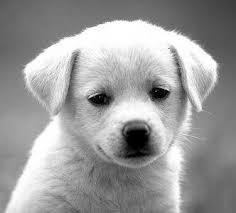
#> input picture image/test8.jpg, 236 x 213 px
$ python muti_eigenvector_image_segmentation.py   (older library calls are emulated)
#> lines starting #> are read from the running program, lines starting #| are printed output that depends on the picture; long printed decimals are rounded
from mpl_toolkits.mplot3d import Axes3D
from copy import deepcopy
from numpy import linalg as LA
import numpy as np
import numpy
from collections import Counter
import matplotlib.pyplot as plt
from PIL import Image
from matplotlib import cm

import scipy.misc
from scipy import misc
from scipy.sparse.linalg import eigsh
from scipy.sparse import csr_matrix
from scipy.sparse import csc_matrix
from scipy.sparse import lil_matrix
from scipy.sparse import identity
from scipy.sparse.linalg import inv
from scipy.sparse.linalg import spsolve
import time
from itertools import chain

import matplotlib
import matplotlib.pyplot as plt

# [49 lines left out: functions grayImagePlot, grayImageInit, not called in this run]

def nystrom(eigenVectorIndex):
    # gray image pixels matrix generate
    row = 100
    col = 100
    length = row * col
    # a = 0.8 * 1000
    # b = 0.1 # a,b is weight
    a = 1
    b = 0 # a,b is weight
    image = Image.open('image/test8.jpg')
#> image is the input picture: PIL image 236x213 RGB; min 0, max 255, mean 155.7
    image = image.resize((row, col), Image.ANTIALIAS) # row, col means resize
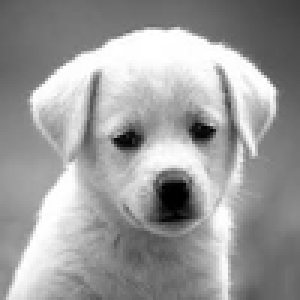
#> image: PIL image 100x100 RGB (shown 3 times larger); min 0, max 255, mean 155.7
    image.save('image/resize.jpg', optimiza=True, quality=95)
    # get image, and convert RGB to GRAY value by mode='L'
    grayMatrix = scipy.misc.imread('image/resize.jpg', flatten=False, mode='L')
#> grayMatrix: shape (100, 100); min 0, max 255, mean 155.7

    reshapeMatrix = np.reshape(grayMatrix, row*col)
#> reshapeMatrix = 10000 values, max 255 at index 1049, min 0 at index 6159, mean 155.7
    # generate A, B matrix, and compute eigenvectors by nystrom
    A = []
    B = []
    m = int(0.01 * row * col) # A is m*m size

    # k means random number between 0 and length-m
    # k = int(length-m)
    k = 5000

    # generate A matrix
    for i in range(k,k+m):
        for j in range(k, k+m):
            # left = a * (int(reshapeMatrix[i]) - int(reshapeMatrix[j]))**2
            left = a * abs(reshapeMatrix[i] - reshapeMatrix[j])
            right = b * ((np.floor_divide(i, col) - np.floor_divide(j, col)) ** 2 + (np.mod(i, col) - np.mod(j, col)) ** 2)
            distance = np.sqrt(left + right)
            A.append(distance)
#> after the loop, A = 10000 values, max 15.97 at index 2, min 0 at index 0, mean 10.13
    A = np.reshape(A, (m, m))
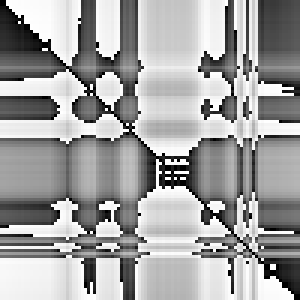
#> A: shape (100, 100) float64 (shown 3 times larger); min 0, max 15.97, mean 10.13; drawn with min black and max white
    # generate B matrix
    for i in range(k, k+m):
        for j in chain(range(k), range(k+m, length)):
            # left = a * (int(reshapeMatrix[i]) - int(reshapeMatrix[j]))**2
            left = a * (reshapeMatrix[i] - reshapeMatrix[j])
            right = b * ((np.floor_divide(i, col) - np.floor_divide(j, col)) ** 2 + (np.mod(i, col) - np.mod(j, col)) ** 2)
            distance = np.sqrt(left + right)
            B.append(distance)
#> after the loop, B = 990000 items
    B = np.reshape(B, (m, length-m))
    # generate leading eigenvector
    # A_square_inv = np.sqrt(np.linalg.pinv(A))
    A_square_inv = np.linalg.pinv(np.sqrt(A))
    S = A + A_square_inv.dot(B).dot(B.T).dot(A_square_inv)
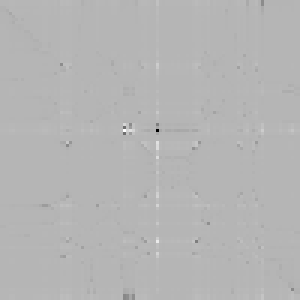
#> S: shape (100, 100) float64 (shown 3 times larger); min -9744.6, max 3968.9, mean 22.2; drawn with min black and max white
    U, l, T = np.linalg.svd(S)
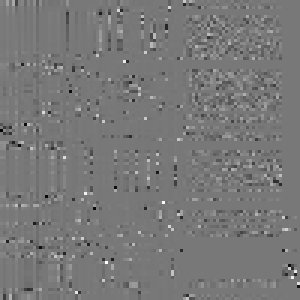
#> U: shape (100, 100) float64 (shown 3 times larger); min -0.836, max 0.936, mean 0.00066; drawn with min black and max white
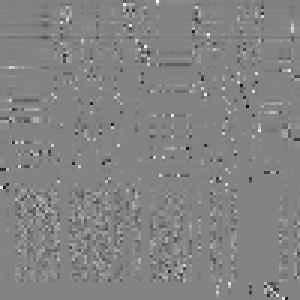
#> T: shape (100, 100) float64 (shown 3 times larger); min -0.948, max 0.894, mean 4.49e-05; drawn with min black and max white
#> l = 100 values, max 13588.2 at index 0, min 9.05e-13 at index 63, mean 956.4
    # print("U * U_T: ", np.dot(U.T, U))
    # print("U[-1] * U[-2]_T: ", np.dot(U[-2].T, U[-1]))
    L = np.diag(l)
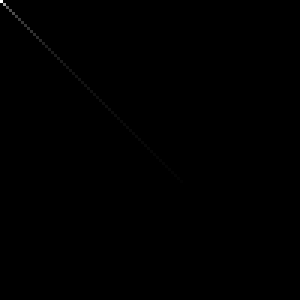
#> L: shape (100, 100) float64 (shown 3 times larger); min 0, max 13588.2, mean 9.6; drawn with min black and max white
    V = np.dot(np.row_stack((A, B.T)), np.dot(A_square_inv, np.dot(U, np.linalg.inv(np.sqrt(L)))))

    index = np.argsort(l)
#> index = 100 values, max 99 at index 0, min 0 at index 99, mean 49.5
    indexList = []
    for num in eigenVectorIndex:
        for i in range(len(index)):
            # k=len(index)-num means it's k biggest element in argsort(l)
            # if num=1, yet biggest element
            if index[i] == len(index)-num:
                indexList.append(i)
                print("i", i)
#> this loop made 4 passes
#| i 0
#| i 1
#| i 33
#| i 32
#> after the loop, indexList = [0, 1, 33, 32]

    vectors = []
    for i in indexList:
        v = V[:, i]
        # append eigenvalues * eigenvectors
        vectors.append(v * l[i])
#> this loop made 4 passes
#> i on passes 3 to 4: 33, 32
#> after the loop, vectors = 4 items

    # [34 lines of commented-out code are left out]

    return vectors, row, col
    # return v_2_max * l[two_index] + v_max * l[max_index], row, col

# [154 lines left out: functions nystrom2, RGBImageInit, sparseMatrix, mutiEigenCost, not called in this run]

def ADMM2(sortedVector, sortIndex, a):
    # [15 lines of commented-out code are left out]
    origVec = deepcopy(sortedVector)

    length = len(sortedVector)
    print("length: ", length)
    # A = np.zeros((length-1, length))
    # A = csr_matrix((length-1, length))
    A = lil_matrix((length-1, length), dtype='d')
    for i in range(length-1):
        # A[i][i] = -1
        # A[i][i+1] = 1
        A[i, i] = -1
        A[i, i+1] = 1
    print("generate A step")
    # B = identity(length)
    # B[length-1, length-1] = 0

    x = deepcopy(sortedVector)
    x1 = deepcopy(sortedVector)
    # v = np.dot(A, x1)
    # w = np.dot(A, x1)
    v = A.dot(x1)
    w = A.dot(x1)
    e = 1
    r = 0.01
    n = 0.95 # n belong to [0.95, 0.99]
    # a = 5
    # a = int(0.001 * length)
    countNumber = 1

    I = identity(length, format='lil')
    # left = numpy.linalg.inv(np.dot(1, I) + np.dot(1/r, np.dot(A.T, A)))
    A_T = A.transpose()
    temp = I + A_T.dot(A) * (1/r)
    # [7 lines of commented-out code are left out]
    print("enter to while loop")

    admm_start_time = time.time()

    # while abs(LA.norm(np.dot(A, x), 0) - a) >= e:
    while True:
        # right = np.dot(1, x1) + np.dot(1/r, np.dot(A.T, (v - w)))

        # A.T * (v-w) represent as numpy
        right = np.dot(1, x1) + np.dot(1/r, A_T.dot(v-w))

        # # x = np.dot(left, right)
        # x = left.dot(right)

        x = spsolve(temp, right)
        # cal x step time
        # print("x step time: ", x_time-start_time)

        # z = np.dot(A, x) + w
        z = A.dot(x) + w
        if LA.norm(z, 0) <= a:
            v = deepcopy(z)
            print("z<a")
        else:
            z_abs = abs(z)
            z_sort = np.argsort(z_abs)[::-1]
            v = np.zeros(length-1)
            for i in range(a):
                index = z_sort[i]
                v[index] = z[index]
            # print("z>a")
            # print("count number: ", countNumber)
            countNumber = countNumber + 1

        # print("z step time: ", z_time-x_time)
        # w = w + np.dot(A, x) - v
        w = w + A.dot(x) - v
        # r = r * n

        if countNumber > 200:
            break

    print("ADMM time: ", time.time()-admm_start_time)
    # indexVec, labelVec = nonzeroValue(origVec, np.dot(A, x))

    # indexVec, unSortedLabelVec = nonzeroValue(origVec, np.dot(A, x))
    # print("gap : ", np.dot(A, x))
    print("cost function error: ", LA.norm(x-sortedVector, 2))

    lamb = 0.0001
    cost = LA.norm(x-sortedVector, 2) + lamb * LA.norm(x, 1)

    unSortedLabelVec = nonzeroValue(origVec, A.dot(x), a)
    print("gap : ", A.dot(x))

    labelVec = np.zeros(len(unSortedLabelVec))
    for i in range(len(unSortedLabelVec)):
        labelVec[sortIndex[i]] = unSortedLabelVec[i]
    # print("unSortedLabelVec: ", unSortedLabelVec)
    # print("labelVec: ", labelVec)

   # return origVec, indexVec, labelVec, x, label, X, X1, X2, Y, sortIndex, unSortedLabelVec
    return labelVec

# wish to plot re-color point and find different label with original point
def nonzeroValue(origVec, gapVec, a):
    indexVec = []
    sortedGapVec = np.argsort(gapVec)
    for i in range(a):
        for k in range(len(sortedGapVec)):
            if sortedGapVec[k] == len(gapVec)-i-1:
                indexVec.append(k)

    sortedIndexVec = np.sort(indexVec)
    sortedIndexVec = np.append(sortedIndexVec, len(gapVec)+1)

    pre = 0 # last index, init = 0
    label = 1
    labelVec = []
    for i in sortedIndexVec:
        labelVecPiece = np.ones(i-pre) * label
        labelVec = np.append(labelVec, labelVecPiece)
        pre = i
        label = label + 1

    print("labelVec", labelVec)
    print("labelVec shape", labelVec.shape)
    return labelVec

# [97 lines left out: functions nonzeroValue2, boundaryPlot, colorPlot, manifoldPlot, not called in this run]


def initVec3():
    vectors, row, col = nystrom([1,2,3,4])
#> vectors = 4 items; row = 100; col = 100
    vector0 = vectors[0]
#> vector0 = 10000 values, max 357.6 at index 116, min -382.4 at index 43, mean 46.03
    vector1 = vectors[1]
#> vector1 = 10000 values, max 217.4 at index 925, min -199.1 at index 98, mean 27.71
    vector2 = vectors[2]
#> vector2 = 10000 values, max 74.32 at index 1676, min -73.24 at index 4, mean -0.215
    vector3 = vectors[3]
#> vector3 = 10000 values, max 49.68 at index 18, min -47.42 at index 1572, mean 0.684

    # [24 lines of commented-out code are left out]

    sortIndex1 = np.argsort(vector0)
#> sortIndex1 = 10000 values, max 9999 at index 98, min 0 at index 3477, mean 4999.5
    sortedVector1 = [ vector0[i] for i in sortIndex1 ]
#> sortedVector1 = 10000 values from -382.4 to 357.6
    sortIndex2 = np.argsort(vector1)
#> sortIndex2 = 10000 values, max 9999 at index 487, min 0 at index 3010, mean 4999.5
    sortedVector2 = [ vector1[i] for i in sortIndex2 ]
#> sortedVector2 = 10000 values from -199.1 to 217.4
    sortIndex3 = np.argsort(vector2)
#> sortIndex3 = 10000 values, max 9999 at index 3478, min 0 at index 9232, mean 4999.5
    sortedVector3 = [ vector2[i] for i in sortIndex3 ]
#> sortedVector3 = 10000 values from -73.24 to 74.32
    sortIndex4 = np.argsort(vector3)
#> sortIndex4 = 10000 values, max 9999 at index 1398, min 0 at index 5511, mean 4999.5
    sortedVector4 = [ vector3[i] for i in sortIndex4 ]
#> sortedVector4 = 10000 values from -47.42 to 49.68

    print("eigen decomposition done, sort eigenvectors done")

    # [12 lines of commented-out code are left out]

    return sortedVector1, sortedVector2, sortedVector3, sortedVector4, sortIndex1, sortIndex2, sortIndex3, sortIndex4, vector0, vector1, vector2, vector3, row, col

# [86 lines left out: function ADMM_replace, not called in this run]


def image_plot():
    # [17 lines of commented-out code are left out]
    start_time = time.time()
    sortedVector1, sortedVector2, sortedVector3, sortedVector4, sortIndex1, sortIndex2, sortIndex3, sortIndex4, vector0, vector1, vector2, vector3, row, col = initVec3()
#> sortedVector1 = 10000 values from -382.4 to 357.6; sortedVector2 = 10000 values from -199.1 to 217.4; sortedVector3 = 10000 values from -73.24 to 74.32; sortedVector4 = 10000 values from -47.42 to 49.68; row = 100; col = 100
    decomposition_time = time.time()
    print("eigen decomposition time: ", decomposition_time - start_time)
    labelVector1 = ADMM2(sortedVector1, sortIndex1, 1)
#> in ADMM2, `origVec = deepcopy(sortedVector)`: origVec = 10000 values from -382.4 to 357.6
#> in ADMM2, `length = len(sortedVector)`: length = 10000
#| length:  10000
#> in ADMM2, `x = deepcopy(sortedVector)`: x = 10000 values from -382.4 to 357.6
#> in ADMM2, `v = A.dot(x1)`: v = 9999 values, max 185.3 at index 0, min 0 at index 2, mean 0.074
#> in ADMM2, `w = A.dot(x1)`: w has the same summary as v
#> after the loop in ADMM2, `while True:`: countNumber = 201; w = 9999 values, max 98.27 at index 9796, min 0 at index 0, mean 8.22
#| cost function error:  1171.629
#> in ADMM2, `cost = LA.norm(x-sortedVector, 2) + lamb * LA.norm(x, 1)`: cost = 1230.2
#> in nonzeroValue, `sortedGapVec = np.argsort(gapVec)`: sortedGapVec = 9999 values, max 9998 at index 167, min 0 at index 9998, mean 4999
#> in nonzeroValue, `sortedIndexVec = np.append(sortedIndexVec, len(gapVec)+1)`: sortedIndexVec = [167, 10000]
#> the loop in nonzeroValue, `for i in sortedIndexVec:` made 2 passes
#> (i, pre, label) on passes 1 to 2: (167, 167, 2), (10000, 10000, 3)
#> after the loop in nonzeroValue, `for i in sortedIndexVec:`: label = 3; labelVec = 10000 values from 1 to 2
#> (printed output is left out)
#| labelVec shape (10000,)
#> (printed output is left out)
#> in ADMM2, `labelVec = np.zeros(len(unSortedLabelVec))`: labelVec = 10000 values from 0 to 0
#> after the loop in ADMM2, `for i in range(len(unSortedLabelVec)):`: labelVec = 10000 values, max 2 at index 0, min 1 at index 41, mean 1.98
#> labelVector1 has the same summary as labelVec in ADMM2
    labelVector2 = ADMM2(sortedVector2, sortIndex2, 1)
#| length:  10000
#| cost function error:  385.944
#> the loop in nonzeroValue (call 2), `for i in sortedIndexVec:` made 2 passes
#> (i, pre, label) on passes 1 to 2: (88, 88, 2), (10000, 10000, 3)
#> (printed output is left out)
#| labelVec shape (10000,)
#> (printed output is left out)
#> labelVector2 = 10000 values, max 2 at index 0, min 1 at index 29, mean 1.99
    labelVector3 = ADMM2(sortedVector3, sortIndex3, 1)
#| length:  10000
#| cost function error:  156.881
#> (printed output is left out)
#| labelVec shape (10000,)
#> (printed output is left out)
#> labelVector3 = 10000 values, max 2 at index 0, min 1 at index 4, mean 1.99
    # labelVector4 = ADMM2(sortedVector4, sortIndex4, 1)
    print("admm time: ", time.time() - decomposition_time)

    matplotlib.interactive(True)
    fig = plt.figure(1)
    ax1 = Axes3D(fig, elev=-150, azim=110)
    ax1.scatter(vector0, vector1, vector2, c=labelVector1)
    ax1.set_title("clustering by first eigenvector")
    plt.show()

    fig = plt.figure(2)
    ax2 = Axes3D(fig, elev=-150, azim=110)
    ax2.scatter(vector0, vector1, vector2, c=labelVector2)
    ax2.set_title("clustering by second eigenvector")
    plt.show()

    fig = plt.figure(3)
    ax3 = Axes3D(fig, elev=-150, azim=110)
    ax3.scatter(vector0, vector1, vector2, c=labelVector3)
    ax3.set_title("clustering by third eigenvector")
    plt.show()

    print("Counter labelVector: ", Counter(labelVector1))
#| Counter labelVector:  Counter({2.0: 9833, 1.0: 167})
    print("Counter labelVector: ", Counter(labelVector2))
#| Counter labelVector:  Counter({2.0: 9912, 1.0: 88})
    print("Counter labelVector: ", Counter(labelVector3))
#| Counter labelVector:  Counter({2.0: 9944, 1.0: 56})

    tmp = []
    value = []

    # choose 2 vectors
    for i in range(len(labelVector1)):
        tmp.append([labelVector1[i], labelVector2[i]])
#> after the loop, tmp = 10000 pairs, first value 1 to 2, second value 1 to 2

    for i in range(len(labelVector1)):
        if [labelVector1[i], labelVector2[i]] not in value:
            value.append([labelVector1[i], labelVector2[i]])
#> after the loop, value = [[2, 2], [2, 1], [1, 2]]

    # [25 lines of commented-out code are left out]


    reLabel = []
    for i in range(len(tmp)):
        for j in range(len(value)):
            if tmp[i] == value[j]:
                reLabel.append(j)
#> after the loop, reLabel = 10000 values, max 2 at index 41, min 0 at index 0, mean 0.0422

    # print("relabel: ", reLabel)
    fig = plt.figure(4)
    ax4 = Axes3D(fig, elev=-150, azim=110)
    ax4.scatter(vector0, vector1, vector2, c=reLabel)
    ax4.set_title("final clusters")
    plt.show()

    # [6 lines of commented-out code are left out]
    plt.figure(5)
    reshapeLabel = np.reshape(reLabel, (row, col))
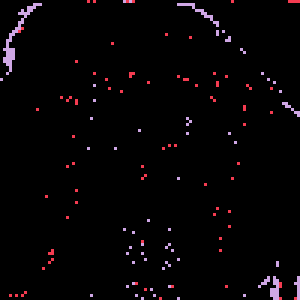
#> reshapeLabel: shape (100, 100) int64 (shown 3 times larger); 3 distinct labels, from 0 to 2; one colour per label, 0 black
    plt.imshow(reshapeLabel)
    plt.title("image label plot")
    plt.show()

    v = []
    for i in range(len(reLabel)):
        if reLabel[i] not in v:
            v.append(reLabel[i])
#> after the loop, v = [0, 1, 2]

    for value in v:
        construct = []
        for i in range(len(reLabel)):
            if reLabel[i] == value:
                construct.append(value)
            else:
                construct.append(numpy.nan)
        reconstruct = np.reshape(construct, (row, col))
        plt.figure()
        plt.imshow(reconstruct)
#> this loop made 3 passes

    matplotlib.interactive(False)
    plt.show()


if __name__ == "__main__":
    # [23 lines of commented-out code are left out]

    image_plot()

$ run again, with image/10.png saved as image/test8.jpg
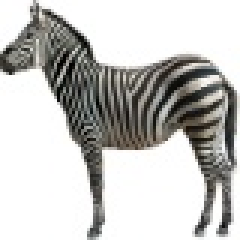
#> input picture image/10.png, 80 x 80 px (shown 3 times larger)
#> in nystrom, image is the input picture: PIL image 80x80 RGB; mean R, G, B 195.5, 194.9, 192.6
#> image: PIL image 100x100 RGB
#> reshapeMatrix = 10000 values, max 255 at index 0, min 0 at index 2526, mean 194.6
#> after the loop in nystrom, `for i in range(k,k+m):`: A = 10000 values, max 15.97 at index 2100, min 0 at index 0, mean 9.92
#> after the loop in nystrom, `for i in range(k, k+m):`: B = 990000 items
#> l = 100 values, max 15776.4 at index 0, min 1.07e-13 at index 99, mean 754.3
#> index = 100 values, max 99 at index 0, min 0 at index 99, mean 49.5
#> the loop in nystrom, `for num in eigenVectorIndex:` made 4 passes
#| i 0
#| i 1
#| i 33
#| i 32
#> after the loop in nystrom, `for num in eigenVectorIndex:`: indexList = [0, 1, 33, 32]
#> the loop in nystrom, `for i in indexList:` made 4 passes
#> i on passes 3 to 4: 33, 32
#> after the loop in nystrom, `for i in indexList:`: vectors = 4 items
#> in initVec3, `vectors, row, col = nystrom([1,2,3,4])`: row = 100
#> in initVec3, `vector0 = vectors[0]`: vector0 = 10000 values, max 294.8 at index 1329, min -324.5 at index 75, mean -10.31
#> in initVec3, `vector1 = vectors[1]`: vector1 = 10000 values, max 251.6 at index 105, min -264.1 at index 99, mean 94.13
#> in initVec3, `vector2 = vectors[2]`: vector2 = 10000 values, max 49.53 at index 1706, min -40.85 at index 66, mean 1
#> in initVec3, `vector3 = vectors[3]`: vector3 = 10000 values, max 73.8 at index 1631, min -78.78 at index 77, mean -0.397
#> in initVec3, `sortIndex1 = np.argsort(vector0)`: sortIndex1 = 10000 values, max 9999 at index 6566, min 0 at index 1696, mean 4999.5
#> in initVec3, `sortedVector1 = [ vector0[i] for i in sortIndex1 ]`: sortedVector1 = 10000 values from -324.5 to 294.8
#> in initVec3, `sortIndex2 = np.argsort(vector1)`: sortIndex2 = 10000 values, max 9999 at index 7791, min 0 at index 616, mean 4999.5
#> in initVec3, `sortedVector2 = [ vector1[i] for i in sortIndex2 ]`: sortedVector2 = 10000 values from -264.1 to 251.6
#> in initVec3, `sortIndex3 = np.argsort(vector2)`: sortIndex3 = 10000 values, max 9999 at index 2331, min 0 at index 2261, mean 4999.5
#> in initVec3, `sortedVector3 = [ vector2[i] for i in sortIndex3 ]`: sortedVector3 = 10000 values from -40.85 to 49.53
#> in initVec3, `sortIndex4 = np.argsort(vector3)`: sortIndex4 = 10000 values, max 9999 at index 3906, min 0 at index 8824, mean 4999.5
#> in initVec3, `sortedVector4 = [ vector3[i] for i in sortIndex4 ]`: sortedVector4 = 10000 values from -78.78 to 73.8
#> in image_plot, `sortedVector1, sortedVector2, sortedVector3, sortedVector4, sortIndex1..`: sortedVector1 = 10000 values from -324.5 to 294.8; sortedVector2 = 10000 values from -264.1 to 251.6; sortedVector3 = 10000 values from -40.85 to 49.53; sortedVector4 = 10000 values from -78.78 to 73.8; row = 100
#> origVec = 10000 values from -324.5 to 294.8
#> length = 10000
#| length:  10000
#> x = 10000 values from -324.5 to 294.8
#> in ADMM2, `v = A.dot(x1)`: v = 9999 values, max 149.4 at index 0, min 0 at index 1, mean 0.0619
#> in ADMM2, `w = A.dot(x1)`: w has the same summary as v
#> after the loop in ADMM2, `while True:`: countNumber = 201; w = 9999 values, max 77.55 at index 9927, min -0.00203 at index 1, mean 6.77
#| cost function error:  1244.840
#> cost = 1285.5
#> sortedGapVec = 9999 values, max 9998 at index 3791, min 0 at index 9998, mean 4999
#> sortedIndexVec = [3791, 10000]
#> the loop in nonzeroValue, `for i in sortedIndexVec:` made 2 passes
#> (i, pre, label) on passes 1 to 2: (3791, 3791, 2), (10000, 10000, 3)
#> after the loop in nonzeroValue, `for i in sortedIndexVec:`: label = 3; labelVec = 10000 values from 1 to 2
#> (printed output is left out)
#| labelVec shape (10000,)
#> (printed output is left out)
#> in ADMM2, `labelVec = np.zeros(len(unSortedLabelVec))`: labelVec = 10000 values from 0 to 0
#> after the loop in ADMM2, `for i in range(len(unSortedLabelVec)):`: labelVec = 10000 values, max 2 at index 27, min 1 at index 0, mean 1.62
#> labelVector1 has the same summary as labelVec in ADMM2
#| length:  10000
#| cost function error:  966.331
#> the loop in nonzeroValue (call 2), `for i in sortedIndexVec:` made 2 passes
#> (i, pre, label) on passes 1 to 2: (2263, 2263, 2), (10000, 10000, 3)
#> (printed output is left out)
#| labelVec shape (10000,)
#> (printed output is left out)
#> labelVector2 = 10000 values, max 2 at index 62, min 1 at index 0, mean 1.77
#| length:  10000
#| cost function error:  145.339
#> (printed output is left out)
#| labelVec shape (10000,)
#> (printed output is left out)
#> labelVector3 = 10000 values, max 2 at index 21, min 1 at index 0, mean 1.74
#| Counter labelVector:  Counter({2.0: 6209, 1.0: 3791})
#| Counter labelVector:  Counter({2.0: 7737, 1.0: 2263})
#| Counter labelVector:  Counter({2.0: 7434, 1.0: 2566})
#> after the loop in image_plot, `for i in range(len(labelVector1)):`: tmp = 10000 pairs, first value 1 to 2, second value 1 to 2
#> after the loop in image_plot, `for i in range(len(labelVector1)):`: value = [[1, 1], [2, 1], [2, 2], [1, 2]]
#> after the loop in image_plot, `for i in range(len(tmp)):`: reLabel = 10000 values, max 3 at index 105, min 0 at index 0, mean 1.83
#> in image_plot, `reshapeLabel = np.reshape(reLabel, (row, col))`:
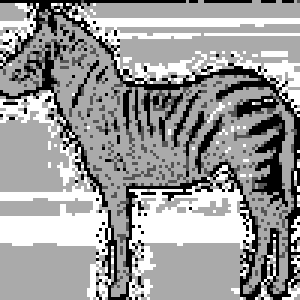
#> reshapeLabel: shape (100, 100) int64 (shown 3 times larger); min 0, max 3, mean 1.83; drawn with min black and max white
#> after the loop in image_plot, `for i in range(len(reLabel)):`: v = [0, 1, 2, 3]
#> the loop in image_plot, `for value in v:` made 4 passes
#> in image_plot, `plt.show()`:
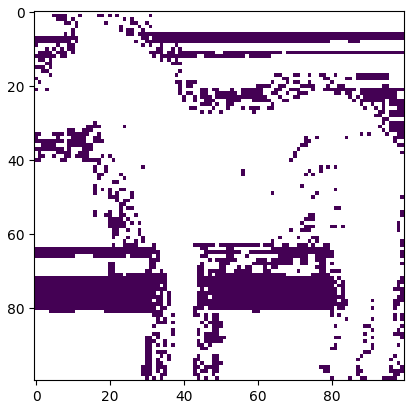
#> figure drawn by matplotlib, 1 panel
